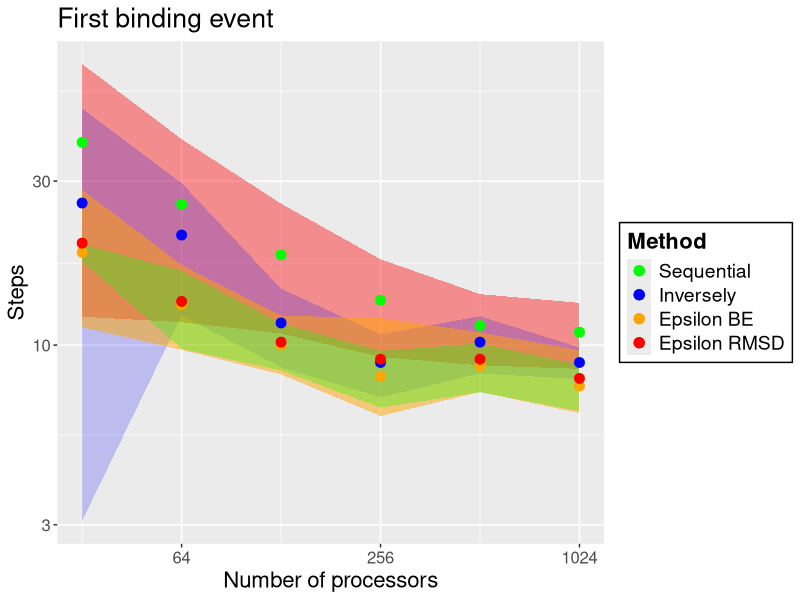
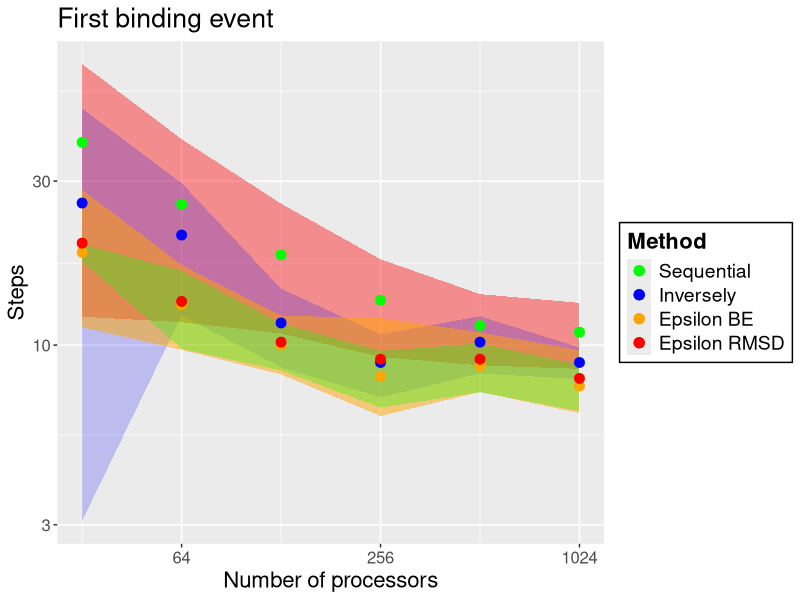

Reproduce these figures in R, in order.
library(ggplot2)
library(scales)
nproc = 2**seq(5,10)
meansSeq = c(38.9,	25.7,	18.3,	13.5,	11.4,	10.9)
errorSeq = c(26.81,	14.04,	7.49,	4.27,	2.67,	2.37)
fillSeq = rep("seq", times=6)
meansInv = c(25.9,	20.9,	11.6,	8.9,	10.2,	8.9)
errorInv = c(22.82,	8.71,	2.98,	1.85,	1.93,	0.94)
fillInv = rep("inv", times=6)
meansEpsBE = c(18.6,	13.1,	10,	8.1,	8.7,	7.6)
errorEpsBE = c(1.07,	3.34,	1.56,	1.52,	1.41,	1.17)
fillEpsBE = rep("be", times=6)
meansEpsRMSD = c(19.8,	13.4,	10.2,	9.1,	9.1,	8)
errorEpsRMSD = c(8.52,	3.71,	1.98,	2.88,	1.79,	1.66)
fillEpsRMSD = rep("rmsd", times=6)
errorCorrected = meansInv-errorInv
dd <- data.frame(nproc, meansSeq, meansInv, meansEpsBE, meansEpsRMSD, errorCorrected, errorSeq, errorInv,errorEpsBE, fillSeq, fillInv, fillEpsRMSD, fillEpsBE)

ggplot(dd) +
  geom_ribbon(aes(ymax=meansSeq+errorSeq, ymin = meansSeq-errorSeq, x=nproc),fill="red", alpha=0.4)+
  geom_ribbon(aes(ymax=meansInv+errorInv, ymin = errorCorrected, x=nproc), fill = "blue", alpha=0.2)+
  geom_ribbon(aes(ymax=meansEpsRMSD+errorEpsRMSD, ymin = meansEpsRMSD-errorEpsRMSD, x=nproc), fill = "orange", alpha=0.5)+
  geom_ribbon(aes(ymax=meansEpsBE+errorEpsBE, ymin = meansEpsBE-errorEpsBE, x=nproc), fill = "green", alpha=0.3)+
  geom_point(aes(nproc, meansSeq, colour=fillSeq), size = 3, show.legend = TRUE ) +
  geom_point(aes(nproc, meansInv, colour=fillInv), size = 3, show.legend = TRUE ) +
  geom_point(aes(nproc, meansEpsBE, colour=fillEpsBE), size = 3, show.legend = TRUE) +
  geom_point(aes(nproc, meansEpsRMSD, colour=fillEpsRMSD), size = 3, show.legend = TRUE ) +
  # coord_trans(x="log2", y="log10")
  # show exponents
  scale_x_continuous(trans = log2_trans())+
                     # breaks = trans_breaks("log2", function(x) 2^x), 
                     # labels = trans_format("log2", math_format(2^.x))) +
  scale_y_continuous(trans = log10_trans())+
                     # breaks = trans_breaks("log10", function(x) 10^x),
                     # labels = trans_format("log10", math_format(10^.x)))
  guides(colour=guide_legend(title="Method"))+
  guides(fill=FALSE)+
  #guides(alpha=FALSE)+
  # guides(size=FALSE)+
  scale_colour_manual(name="Method",
                      breaks=c("seq", "inv", "be", "rmsd"),
                      values = c("green", "blue", "orange", "red"),
                      labels=c("Sequential", "Inversely", "Epsilon BE", "Epsilon RMSD"))+
  labs(title = "First binding event",
       y = "Steps", x = "Number of processors") +
  theme(title = element_text(size=16))+
  theme(legend.text = element_text(size=14)) +
  theme(axis.text = element_text(size=12))+
  theme(legend.title = element_text(face="bold"))+
  theme(legend.background = element_rect(colour = "black")) 
ggsave("plot3PTB.png",device="png", width = 20, height = 10, units = "cm", dpi=300)
